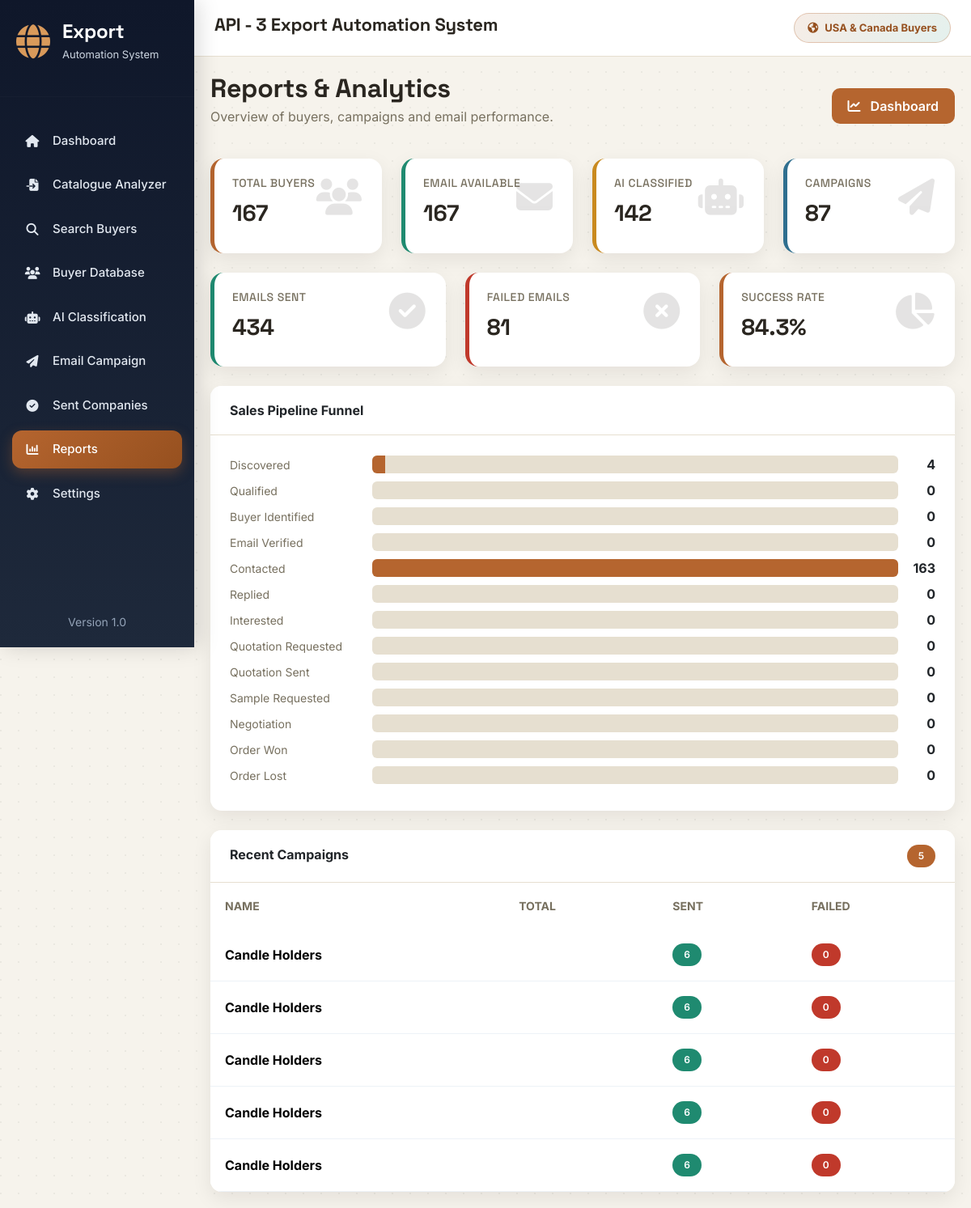
Page /reports on the committed database.
### app/models.py (models this page shows)
class Buyer(db.Model):
    __tablename__ = "buyers"
    id = db.Column(db.Integer, primary_key=True)
    company = db.Column(db.String(200), nullable=False)
    buyer_name = db.Column(db.String(200))
    email = db.Column(db.String(255))
    website = db.Column(db.String(300), unique=True)
    snippet = db.Column(db.Text)
    country = db.Column(db.String(100))
    state = db.Column(db.String(50))
    phone = db.Column(db.String(100))
    source = db.Column(db.String(100))
    category = db.Column(db.String(100), default="Unknown")
    status = db.Column(db.String(50), default="New")
    lead_score = db.Column(db.Integer)
    outreach_priority = db.Column(db.String(20))
    lead_score_reasons = db.Column(db.Text)
    product_match_percent = db.Column(db.Integer)
    relevant_categories = db.Column(db.String(500))
    style_estimate = db.Column(db.String(150))
    positioning_estimate = db.Column(db.String(100))
    recommended_products = db.Column(db.Text)
    decision_maker_name = db.Column(db.String(150))
    decision_maker_title = db.Column(db.String(150))
    email_domain_verified = db.Column(db.Boolean)
    analyzed_at = db.Column(db.DateTime)
    pipeline_stage = db.Column(db.String(50), default="Discovered")
    created_at = db.Column(
        db.DateTime,
        default=datetime.utcnow
    )

class Campaign(db.Model):
    __tablename__ = "campaigns"
    id = db.Column(db.Integer, primary_key=True)
    campaign_name = db.Column(db.String(150), nullable=False)
    subject = db.Column(db.String(255), nullable=False)
    body = db.Column(db.Text, nullable=False)
    recipients = db.Column(db.Integer, default=0)
    sent = db.Column(db.Integer, default=0)
    failed = db.Column(db.Integer, default=0)
    created_at = db.Column(
        db.DateTime,
        default=datetime.utcnow
    )

### app/routes/reports.py (the view)
@reports_bp.route("/reports")
def reports():
    data = DashboardService().get_dashboard_data()
    return render_template(
        "reports.html",
        total_buyers=data.get("total_buyers", 0),
        email_buyers=data.get("email_buyers", 0),
        classified_buyers=data.get("classified_buyers", 0),
        total_campaigns=data.get("total_campaigns", 0),
        total_sent=data.get("total_sent", 0),
        total_failed=data.get("total_failed", 0),
        success_rate=data.get("success_rate", 0),
        recent_campaigns=data.get("recent_campaigns", []),
        pipeline_counts=StageService().counts_by_stage()
    )

### app/services/crm/stage_service.py (called while the page is built)
    def counts_by_stage(self):
        rows = db.session.query(
            Buyer.pipeline_stage,
            db.func.count(Buyer.id)
        ).group_by(
            Buyer.pipeline_stage
        ).all()
        counts = {stage: 0 for stage in self.STAGE_ORDER}
        for stage, count in rows:
            if stage in counts:
                counts[stage] = count
            elif stage is None:
                counts["Discovered"] += count
        return [(stage, counts[stage]) for stage in self.STAGE_ORDER]

### app/templates/reports.html
{% extends "base.html" %}
{% block content %}
<div class="fade-up">
    <div class="d-flex justify-content-between align-items-center mb-4">
        <div>
            <h2 class="fw-bold mb-1">
                Reports & Analytics
            </h2>
            <p class="text-muted">
                Overview of buyers, campaigns and email performance.
            </p>
        </div>
        <a
            href="/dashboard"
            class="btn btn-primary">
            <i class="fa-solid fa-chart-line me-2"></i>
            Dashboard
        </a>
    </div>
    <div class="row g-4 mb-4">
        <div class="col-lg-3 col-md-6">
            <div class="stats-card stats-primary">
                <i class="fa-solid fa-users"></i>
                <h6>Total Buyers</h6>
                <h2>{{ total_buyers }}</h2>
            </div>
        </div>
        <div class="col-lg-3 col-md-6">
            <div class="stats-card stats-success">
                <i class="fa-solid fa-envelope"></i>
                <h6>Email Available</h6>
                <h2>{{ email_buyers }}</h2>
            </div>
        </div>
        <div class="col-lg-3 col-md-6">
            <div class="stats-card stats-warning">
                <i class="fa-solid fa-robot"></i>
                <h6>AI Classified</h6>
                <h2>{{ classified_buyers }}</h2>
            </div>
        </div>
        <div class="col-lg-3 col-md-6">
            <div class="stats-card stats-info">
                <i class="fa-solid fa-paper-plane"></i>
                <h6>Campaigns</h6>
                <h2>{{ total_campaigns }}</h2>
            </div>
        </div>
    </div>
    <div class="row g-4 mb-4">
        <div class="col-lg-4">
            <div class="stats-card stats-success">
                <i class="fa-solid fa-circle-check"></i>
                <h6>Emails Sent</h6>
                <h2>{{ total_sent }}</h2>
            </div>
        </div>
        <div class="col-lg-4">
            <div class="stats-card stats-danger">
                <i class="fa-solid fa-circle-xmark"></i>
                <h6>Failed Emails</h6>
                <h2>{{ total_failed }}</h2>
            </div>
        </div>
        <div class="col-lg-4">
            <div class="stats-card stats-primary">
                <i class="fa-solid fa-chart-pie"></i>
                <h6>Success Rate</h6>
                <h2>{{ success_rate }}%</h2>
            </div>
        </div>
    </div>
    <div class="card mb-4">
        <div class="card-header">
            Sales Pipeline Funnel
        </div>
        <div class="card-body">
            {% set max_count = pipeline_counts|map(attribute=1)|max %}
            {% for stage, count in pipeline_counts %}
                <div class="d-flex align-items-center gap-3 mb-2">
                    <div class="text-muted small" style="min-width: 160px;">
                        {{ stage }}
                    </div>
                    <div class="flex-grow-1" style="background:var(--border); border-radius:6px; height:22px; overflow:hidden;">
                        <div style="background:var(--primary); height:100%; width:{{ (count / max_count * 100) if max_count else 0 }}%;"></div>
                    </div>
                    <div class="fw-bold" style="min-width: 30px; text-align:right;">
                        {{ count }}
                    </div>
                </div>
            {% endfor %}
        </div>
    </div>
    <div class="card">
        <div class="card-header d-flex justify-content-between">
            <span>
                Recent Campaigns
            </span>
            <span class="badge bg-primary">
                {{ recent_campaigns|length }}
            </span>
        </div>
        <div class="table-responsive">
            <table class="table align-middle">
                <thead>
                    <tr>
                        <th>Name</th>
                        <th>Total</th>
                        <th>Sent</th>
                        <th>Failed</th>
                    </tr>
                </thead>
                <tbody>
                {% for campaign in recent_campaigns %}
                <tr>
                    <td>
                        <strong>
                            {{ campaign.campaign_name }}
                        </strong>
                    </td>
                    <td>{{ campaign.total }}</td>
                    <td>
                        <span class="badge bg-success">
                            {{ campaign.sent }}
                        </span>
                    </td>
                    <td>
                        <span class="badge bg-danger">
                            {{ campaign.failed }}
                        </span>
                    </td>
                </tr>
                {% else %}
                <tr>
                    <td colspan="4" class="text-center text-muted py-4">
                        No campaigns available.
                    </td>
                </tr>
                {% endfor %}
                </tbody>
            </table>
        </div>
    </div>
</div>
{% endblock %}

### app/static/css/style.css (style rules this page uses)
:root { --primary:#b5652f; --primary-dark:#96501f; --sidebar:#0b1626; --sidebar-hover:#16233a; --success:#1f8a70; --danger:#c0392b; --warning:#c98a1f; --info:#2f6f8f; --background:#f6f3ec; --white:#ffffff; --border:#e6dfd0; --text:#2a2620; --muted:#77705f; --radius:14px; --shadow:0 8px 24px rgba(24,17,6,.08); --font-display:'Space Grotesk',sans-serif; }
* { margin:0; padding:0; box-sizing:border-box; font-family:'Inter',sans-serif; }
body { background:var(--background); background-image: radial-gradient(circle at 1px 1px, rgba(24,17,6,.05) 1px, transparent 0); background-size:22px 22px; color:var(--text); }
a { text-decoration:none; }
h1, h2, h3, h4, h5, h6 { font-family:var(--font-display); letter-spacing:-.01em; }
.card { border:none; border-radius:var(--radius); box-shadow:var(--shadow); transition:.25s ease; overflow:hidden; }
.card-header { background:white; border-bottom:1px solid var(--border); font-weight:700; padding:18px 24px; }
.card-body { padding:24px; }
.stats-card { background:white; border-radius:16px; padding:25px; box-shadow:var(--shadow); position:relative; overflow:hidden; transition:.3s; height:100%; }
.stats-card h6 { color:var(--muted); font-size:14px; margin-bottom:12px; text-transform:uppercase; letter-spacing:.5px; }
.stats-card h2 { font-size:34px; font-weight:700; margin-bottom:10px; }
.stats-card i { position:absolute; right:25px; top:25px; font-size:45px; opacity:.12; }
.stats-primary { border-left:5px solid var(--primary); }
.stats-success { border-left:5px solid var(--success); }
.stats-warning { border-left:5px solid var(--warning); }
.stats-danger { border-left:5px solid var(--danger); }
.stats-info { border-left:5px solid var(--info); }
.btn { border-radius:10px; padding:10px 20px; font-weight:600; transition:.25s; }
.btn-primary { background:var(--primary); border:none; }
.table { margin-bottom:0; vertical-align:middle; }
.table thead { background:#f8fafc; }
.table thead th { border:none; color:var(--muted); font-weight:700; font-size:14px; text-transform:uppercase; padding:18px; }
.table tbody td { padding:18px; border-color:#edf2f7; }
.table tbody tr { transition:.2s; }
.badge { padding:8px 14px; border-radius:30px; font-weight:600; font-size:12px; }
.bg-success { background:var(--success)!important; }
.bg-danger { background:var(--danger)!important; }
.bg-primary { background:var(--primary)!important; }
.text-muted { color:var(--muted)!important; }
.fade-up { animation:fadeUp .5s ease; }
@media (max-width:1400px) { .stats-card { padding:22px; } }
@media (max-width:1366px) { .stats-card h2 { font-size:28px; } }

### rows in the picture
Buyer: pipeline_stage "Contacted", {{ (count / max_count * 100) if max_count else 0 }} 100.0 (drawn), id "163"
Campaign: campaign_name "Candle Holders", sent "6", failed "0"
Campaign: campaign_name "Candle Holders", sent "6", failed "0"
Campaign: campaign_name "Candle Holders", sent "6", failed "0"
Campaign: campaign_name "Candle Holders", sent "6", failed "0"
Campaign: campaign_name "Candle Holders", sent "6", failed "0"

### other values in the picture
{{ total_buyers }} "167"
{{ email_buyers }} "167"
{{ classified_buyers }} "142"
{{ total_campaigns }} "87"
{{ total_sent }} "434"
{{ total_failed }} "81"
{{ success_rate }} "84.3"
{{ stage }} "Discovered" "Qualified" "Buyer Identified" "Email Verified" "Replied" "Interested" "Quotation Requested" "Quotation Sent" "Sample Requested" "Negotiation" "Order Won" "Order Lost"
{{ count }} "4" "0" "0" "0" "0" "0" "0" "0" "0" "0" "0" "0"
{{ recent_campaigns|length }} "5"
